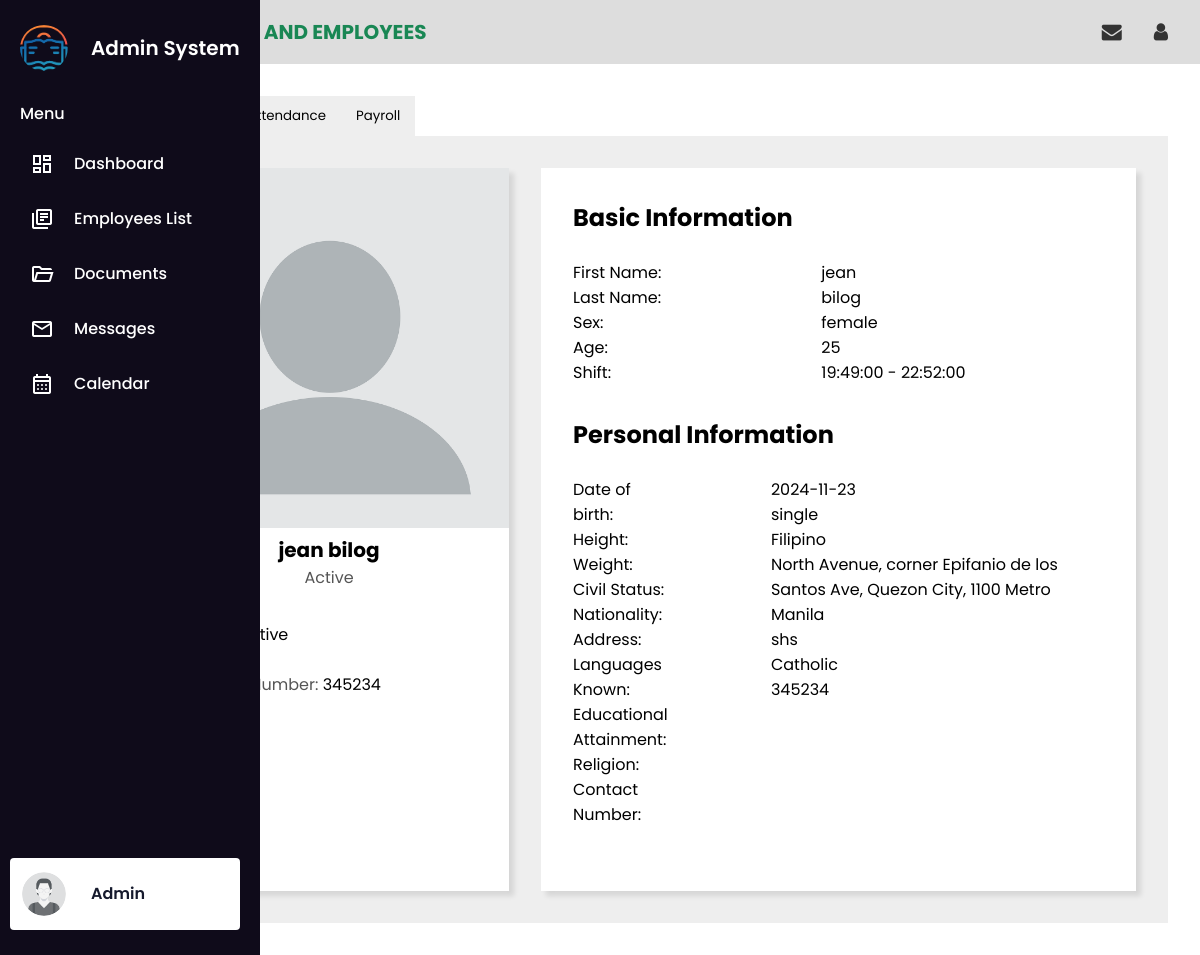
/employee-profile.php?id=421, run on the app's committed database.
### tables this page shows
CREATE TABLE `staffs_table` (
  `staff_id` int(11) NOT NULL,
  `firstname` varchar(50) NOT NULL,
  `lastname` varchar(50) NOT NULL,
  `sex` varchar(6) NOT NULL,
  `age` int(3) NOT NULL,
  `shift` varchar(11) NOT NULL,
  `shift_start` time NOT NULL,
  `shift_end` time NOT NULL,
  `bdate` date NOT NULL,
  `height` varchar(6) NOT NULL,
  `weight` varchar(6) NOT NULL,
  `civ_stat` varchar(11) NOT NULL,
  `nationality` varchar(50) NOT NULL,
  `address` varchar(100) NOT NULL,
  `languages` varchar(50) NOT NULL,
  `educational_attainment` varchar(50) NOT NULL,
  `religion` varchar(50) NOT NULL,
  `status` varchar(50) NOT NULL,
  `email` varchar(50) NOT NULL,
  `cnum` varchar(11) NOT NULL,
  `assigned_id` int(50) NOT NULL,
  `profile_picture` varchar(255) DEFAULT NULL,
  `position` varchar(100) NOT NULL
);

### employee-profile.php (the view, shortened to what this page needs)
<?php
include 'components/connector.php';
if (isset($_GET['id']) && !empty($_GET['id'])) {
    $staff_id = intval($_GET['id']);
    $staff_sql = "SELECT * FROM staffs_table WHERE staff_id = ?";
    $staff_stmt = $conn->prepare($staff_sql);
    $staff_stmt->bind_param("i", $staff_id);
    $staff_stmt->execute();
    $staff_result = $staff_stmt->get_result();
    $staff = $staff_result->num_rows > 0 ? $staff_result->fetch_assoc() : null;
}
?>
<!DOCTYPE html>
<html lang="en">
<head>
    <link rel="stylesheet" href="https://cdnjs.cloudflare.com/ajax/libs/font-awesome/4.7.0/css/font-awesome.css" />
    <link rel="stylesheet" href="../styles.css" />
</head>
<body>
    <?php include 'components/sidebar.php'; ?>
    <main style="margin-left: 85px">
        <div class="breadcrumbs">
            <div class="left">
                <p>Admin > <span>STAFFS AND EMPLOYEES</span></p>
            </div>
            <div class="right">
                <a href="#">
                    <i class="fa fa-envelope" aria-hidden="true"></i>
                </a>
                <a href="#">
                    <i class="fa fa-user" aria-hidden="true"></i>
                </a>
            </div>
        </div>
        <section class="employee-profile-section">
            <div class="profile-container">
                <div class="menu-buttons">
                    <button onclick="showSection('personal-info')">Personal Info</button>
                    <button onclick="showSection('attendance')">Attendance</button>
                    <button onclick="showSection('payslip')">Payroll</button>
                </div>
                <div class="section" id="personal-info" style="display: block">
                    <div class="personal-info-window">
                        <div class="profile-card">
                            <img src="<?= !empty($staff['profile_picture']) ? htmlspecialchars($staff['profile_picture']) : '../images/default-profile.png'; ?>" alt="Profile Picture" />
                            <p class="employee-name"><?php echo htmlspecialchars($staff['firstname'] . ' ' . $staff['lastname']); ?></p>
                            <p class="employee-role"><?php echo htmlspecialchars($staff['status']); ?></p>
                            <div class="profile-info">
                                <p>Status: <span><?php echo htmlspecialchars($staff['status']); ?></span></p>
                                <p>Email: <span><?php echo htmlspecialchars($staff['email']); ?></span></p>
                                <p>Contact Number: <span><?php echo htmlspecialchars($staff['cnum']); ?></span></p>
                            </div>
                        </div>
                        <div class="basic-information">
                            <h1>Basic Information
                            </h1>
                            <br />
                            <div class="basic-info-field">
                                <div>
                                    <p>First Name:</p>
                                    <p>Last Name:</p>
                                    <p>Sex:</p>
                                    <p>Age:</p>
                                    <p>Shift:</p>
                                </div>
                                <div>
                                    <p><?php echo htmlspecialchars($staff['firstname']); ?></p>
                                    <p><?php echo htmlspecialchars($staff['lastname']); ?></p>
                                    <p><?php echo htmlspecialchars($staff['sex']); ?></p>
                                    <p><?php echo htmlspecialchars($staff['age']); ?></p>
                                    <p><?php echo htmlspecialchars($staff['shift_start']) .' - '. htmlspecialchars($staff['shift_end']); ?></p>
                                </div>
                            </div>
                            <h1>Personal Information</h1>
                            <br />
                            <div class="personal-information-field">
                                <div>
                                    <p>Date of birth:</p>
                                    <p>Height:</p>
                                    <p>Weight:</p>
                                    <p>Civil Status:</p>
                                    <p>Nationality:</p>
                                    <p>Address:</p>
                                    <p>Languages Known:</p>
                                    <p>Educational Attainment:</p>
                                    <p>Religion:</p>
                                    <p>Contact Number:</p>
                                </div>
                                <div>
                                        <p><?php echo htmlspecialchars($staff['bdate']); ?></p>
                                        <p><?php echo htmlspecialchars($staff['civ_stat']); ?></p>
                                        <p><?php echo htmlspecialchars($staff['nationality']); ?></p>
                                        <p><?php echo htmlspecialchars($staff['address']); ?></p>
                                        <p><?php echo htmlspecialchars($staff['educational_attainment']); ?></p>
                                        <p><?php echo htmlspecialchars($staff['religion']); ?></p>
                                        <p><?php echo htmlspecialchars($staff['cnum']); ?></p>
                                </div>
                            </div>
                    </div>
                </div>
            </div>
        </section>
    </main>
</body>
</html>

### styles.css (style rules this page uses)
* { margin: 0; padding: 0; box-sizing: border-box; font-family: "Poppins", sans-serif; }
body { min-height: 100vh; }
.breadcrumbs { width: 100%; height: 64px; background-color: #ddd; padding: 0 2rem; display: flex; align-items: center; justify-content: space-between; }
.breadcrumbs .left span { color: #198754; font-weight: 700; font-size: 20px; }
.breadcrumbs .right { display: flex; gap: 2rem; font-size: 20px; }
.breadcrumbs .right a { color: #333; }
.section { display: none; }
.employee-profile-section { padding: 2rem; }
.menu-buttons { display: flex; }
.menu-buttons button { padding: 10px 15px; border: none; background-color: #eee; cursor: pointer; transition: 0.3 ease-in-out; }
.personal-info-window { display: flex; justify-content: center; background-color: #eee; padding: 2rem; gap: 2rem; }
.profile-card { background-color: #fff; box-shadow: 5px 5px 5px rgba(0, 0, 0, 0.1); }
.profile-card img { width: 360px; }
.profile-card .employee-name { text-align: center; font-size: 20px; font-weight: 700; }
.profile-card .employee-role { text-align: center; color: #555; }
.profile-info { padding: 2rem; }
.profile-info p { color: #555; }
.profile-info p span { color: black; }
.basic-information { background-color: #fff; padding: 2rem; box-shadow: 5px 5px 5px rgba(0, 0, 0, 0.1); }
.basic-info-field { display: flex; gap: 10rem; margin-bottom: 2rem; }
.personal-information-field { display: flex; gap: 6rem; margin-bottom: 2rem; }

### data on the page
staffs_table: firstname+lastname "jean bilog", status "Active", cnum "345234", firstname "jean", lastname "bilog", sex "female", age "25", shift_start "19:49:00", shift_end "22:52:00", bdate "2024-11-23", civ_stat "single", nationality "Filipino", address "North Avenue, corner Epifanio de los Santos Ave, Quezon City, 1100 Metro Manila", educational_attainment "shs", religion "Catholic"
